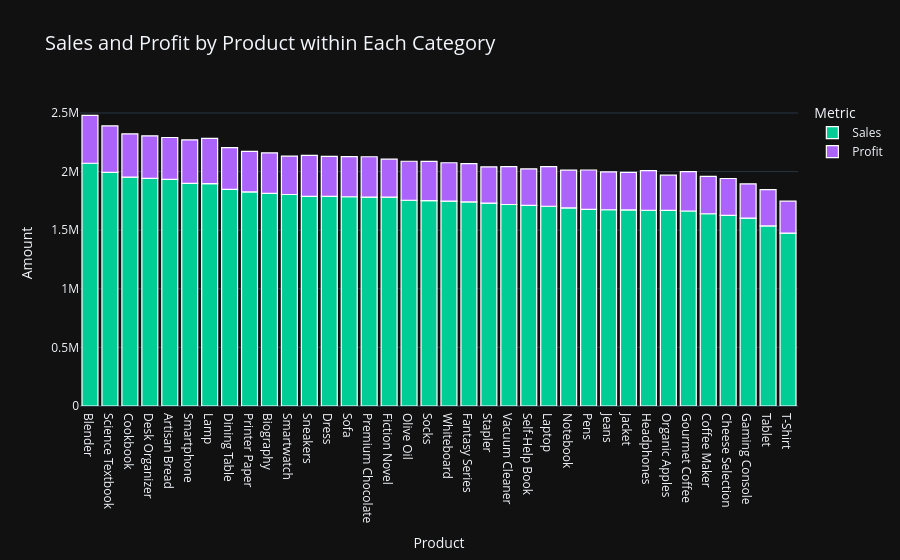

The notebook cell this image was saved under:
### Markdown cell above
***3. Sales and Profit by ProductName within each category.***

### Code cell
by_productcategory_productname = data.groupby(['ProductCategory', 'ProductName']).agg({
    'Sales': 'sum',
    'Profit': 'sum'
}).reset_index()

by_productcategory_productname_melted = by_productcategory_productname.melt( id_vars=['ProductCategory', 'ProductName'], 
                                                                            var_name='Metric', value_name='Amount')

by_productcategory_productname_melted.sort_values(by='Amount', ascending=False, inplace=True)

fig = px.bar( by_productcategory_productname_melted, x='ProductName', y='Amount', color='Metric',
             title="Sales and Profit by Product within Each Category", color_discrete_map=custom_colors)

fig.update_layout( xaxis_title='Product', yaxis_title='Amount', template='plotly_dark', 
                  title_font_size=20, height=600, showlegend=True )

fig.update_traces(
    textposition='outside',
    marker=dict(line=dict(color='white', width=1.2))
)

fig.show()

### Figure 1 — Plotly figure (JSON) as saved in the notebook; plotly's stock layout.template omitted (floating-point values rounded to 4 significant figures)
{"data": [{"alignmentgroup": "True", "hovertemplate": "Metric=Sales<br>ProductName=%{x}<br>Amount=%{y}<extra></extra>", "legendgroup": "Sales", "marker": {"color": "#00cc96", "line": {"color": "white", "width": 1.2}, "pattern": {"shape": ""}}, "name": "Sales", "offsetgroup": "Sales", "orientation": "v", "showlegend": true, "textposition": "outside", "type": "bar", "x": ["Blender", "Science Textbook", "Cookbook", "Desk Organizer", "Artisan Bread", "Smartphone", "Lamp", "Dining Table", "Printer Paper", "Biography", "Smartwatch", "Sneakers", "Dress", "Sofa", "Premium Chocolate", "Fiction Novel", "Olive Oil", "Socks", "Whiteboard", "Fantasy Series", "Stapler", "Vacuum Cleaner", "Self-Help Book", "Laptop", "Notebook", "Pens", "Jeans", "Jacket", "Headphones", "Organic Apples", "Gourmet Coffee", "Coffee Maker", "Cheese Selection", "Gaming Console", "Tablet", "T-Shirt"], "xaxis": "x", "y": [2071000.0, 1993000.0, 1953000.0, 1942000.0, 1933000.0, 1899000.0, 1897000.0, 1849000.0, 1826000.0, 1814000.0, 1805000.0, 1788000.0, 1788000.0, 1785000.0, 1782000.0, 1781000.0, 1755000.0, 1752000.0, 1748000.0, 1741000.0, 1731000.0, 1719000.0, 1712000.0, 1704000.0, 1690000.0, 1678000.0, 1674000.0, 1673000.0, 1670000.0, 1669000.0, 1664000.0, 1640000.0, 1626000.0, 1602000.0, 1536000.0, 1475000.0], "yaxis": "y"}, {"alignmentgroup": "True", "hovertemplate": "Metric=Profit<br>ProductName=%{x}<br>Amount=%{y}<extra></extra>", "legendgroup": "Profit", "marker": {"color": "#ab63fa", "line": {"color": "white", "width": 1.2}, "pattern": {"shape": ""}}, "name": "Profit", "offsetgroup": "Profit", "orientation": "v", "showlegend": true, "textposition": "outside", "type": "bar", "x": ["Blender", "Science Textbook", "Lamp", "Smartphone", "Cookbook", "Desk Organizer", "Artisan Bread", "Dining Table", "Sneakers", "Biography", "Printer Paper", "Premium Chocolate", "Sofa", "Dress", "Headphones", "Laptop", "Gourmet Coffee", "Pens", "Socks", "Olive Oil", "Smartwatch", "Whiteboard", "Fantasy Series", "Fiction Novel", "Vacuum Cleaner", "Jeans", "Notebook", "Jacket", "Coffee Maker", "Cheese Selection", "Self-Help Book", "Tablet", "Stapler", "Organic Apples", "Gaming Console", "T-Shirt"], "xaxis": "x", "y": [409200.0, 396600.0, 387200.0, 371000.0, 368800.0, 363900.0, 357300.0, 355700.0, 348911, 345900.0, 345500.0, 344100.0, 341500.0, 341200.0, 337700.0, 337200.0, 336400.0, 335500.0, 334800.0, 332800.0, 327700.0, 327500.0, 326900.0, 325200.0, 323200.0, 323100.0, 322500.0, 320200.0, 318500.0, 315600.0, 310900.0, 310400.0, 309100.0, 299500.0, 292300.0, 272300.0], "yaxis": "y"}], "layout": {"autosize": true, "barmode": "relative", "legend": {"title": {"text": "Metric"}, "tracegroupgap": 0}, "showlegend": true, "title": {"font": {"size": 20}, "text": "Sales and Profit by Product within Each Category"}, "xaxis": {"anchor": "y", "autorange": true, "domain": [0, 1], "range": [-0.5, 35.5], "title": {"text": "Product"}, "type": "category"}, "yaxis": {"anchor": "x", "autorange": true, "domain": [0, 1], "range": [0, 2611000.0], "title": {"text": "Amount"}, "type": "linear"}}}
